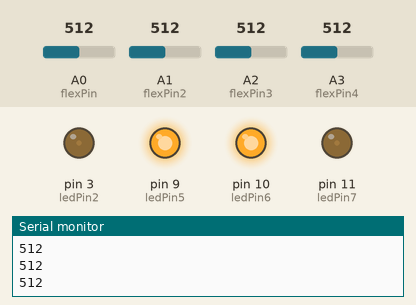
Simulated run of this sketch. Board: Arduino Uno, built with avr-gcc and run on an emulated ATmega328P. Shown: output pins drawn as LEDs (lit = HIGH), the last lines printed to the serial monitor. The test bench sets the inputs (shaded band); at power-on: A0 (flexPin) = 512, A3 (flexPin4) = 512, A1 (flexPin2) = 512, A2 (flexPin3) = 512.

Above: at 1.2 s.
1.3 s: A0 (flexPin) set to 992
At 2.3 s:
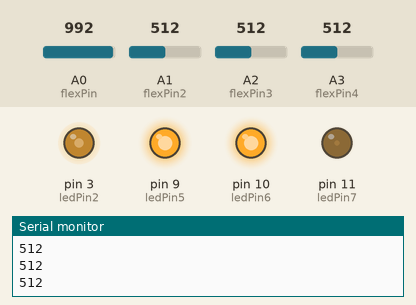
2.8 s: A3 (flexPin4) set to 30
At 4.0 s:
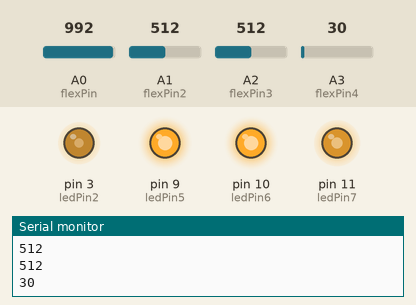
4.3 s: A0 (flexPin) set to 716
At 4.8 s:
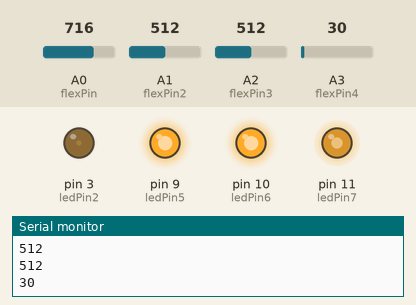
5.8 s: A3 (flexPin4) set to 992
At 6.7 s:
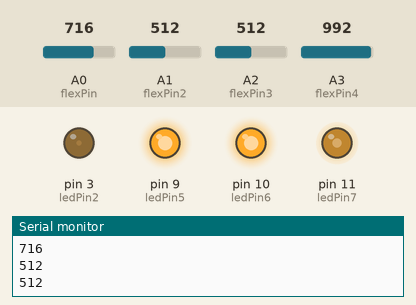
7.3 s: A0 (flexPin) set to 30
At 8.6 s:
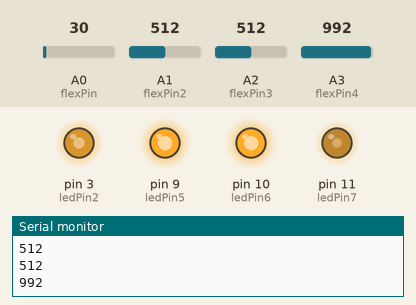
8.9 s: A3 (flexPin4) set to 306
At 9.3 s:
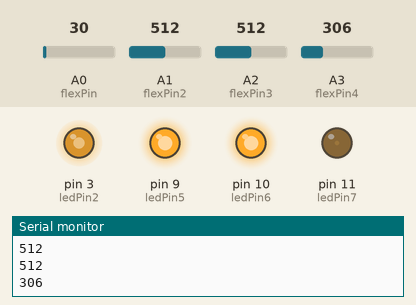
Timing chart, 0 to 11.4 s (numbered marks = the images above; inputs shaded):
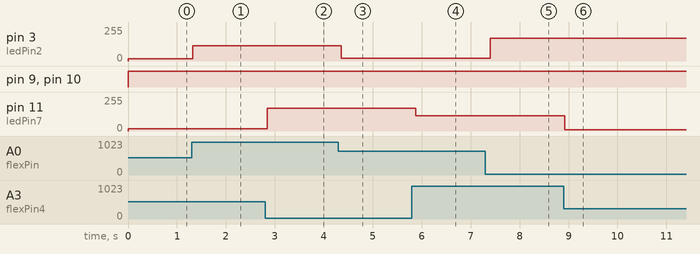

Measured:
- after the input at 1.3 s, pin 3 (ledPin2): 17/255 → 116/255 at once
- after the input at 2.8 s, pin 11 (ledPin7): 17/255 → 170/255 at once
- after the input at 4.3 s, pin 3 (ledPin2): 116/255 → 20/255 after 0.06 s
- after the input at 5.8 s, pin 11 (ledPin7): 170/255 → 116/255 after 0.08 s
- after the input at 7.3 s, pin 3 (ledPin2): 20/255 → 170/255 after 0.10 s
- after the input at 8.9 s, pin 11 (ledPin7): 116/255 → 10/255 at once

The sketch:

Flex-Glove.ino
```cpp
//Constants:
//const int ledPin = 5;   //pins as PWM funtion
const int ledPin2 = 3;
//const int ledPin3 = 7;
//const int ledPin4 = 8;
const int ledPin5 = 9;
const int ledPin6 = 10;
const int ledPin7 = 11;
//const int ledPin8 = 12;
const int flexPin = A0; //pin A0-A3 to read analog input
const int flexPin2 = A1;
const int flexPin3 = A2;
const int flexPin4 = A3;

//Variables:
int value; //save analog value
int value2;
int value3;
int value4;


void setup(){

  //pinMode(ledPin, OUTPUT);  //Set pins as 'output'
  pinMode(ledPin2, OUTPUT);
  //pinMode(ledPin3, OUTPUT);
  //pinMode(ledPin4, OUTPUT);
  pinMode(ledPin5, OUTPUT);
  pinMode(ledPin6, OUTPUT);
  pinMode(ledPin7, OUTPUT);
  //pinMode(ledPin8, OUTPUT);
  Serial.begin(9600);       //Begin serial communication

}

void loop(){

  value = analogRead(flexPin);         //Read and save analog value from flex sensors
  Serial.println(value);               //Print value
    value = map(value, 700, 900, 0, 255);//Map value 700-900 to 0-255 (PWM)
  //analogWrite(ledPin, value);
  analogWrite(ledPin2, value);          //Send PWM value to led
  value2 = analogRead(flexPin2);
  Serial.println(value2);
  value2 = map(value2, 700, 900, 0, 255);
  //analogWrite(ledPin3, value2);
  analogWrite(ledPin5, value2);
  value3 = analogRead(flexPin3);
  Serial.println(value3);
  value3 = map(value3, 700, 900, 0, 255);
  //analogWrite(ledPin5, value3);
  analogWrite(ledPin6, value3);
  value4 = analogRead(flexPin4);
  Serial.println(value4);
  value4 = map(value4, 700, 900, 0, 255);
  analogWrite(ledPin7, value4);
  //analogWrite(ledPin8, value4);

  delay(100);                          //Small delay

}
```
